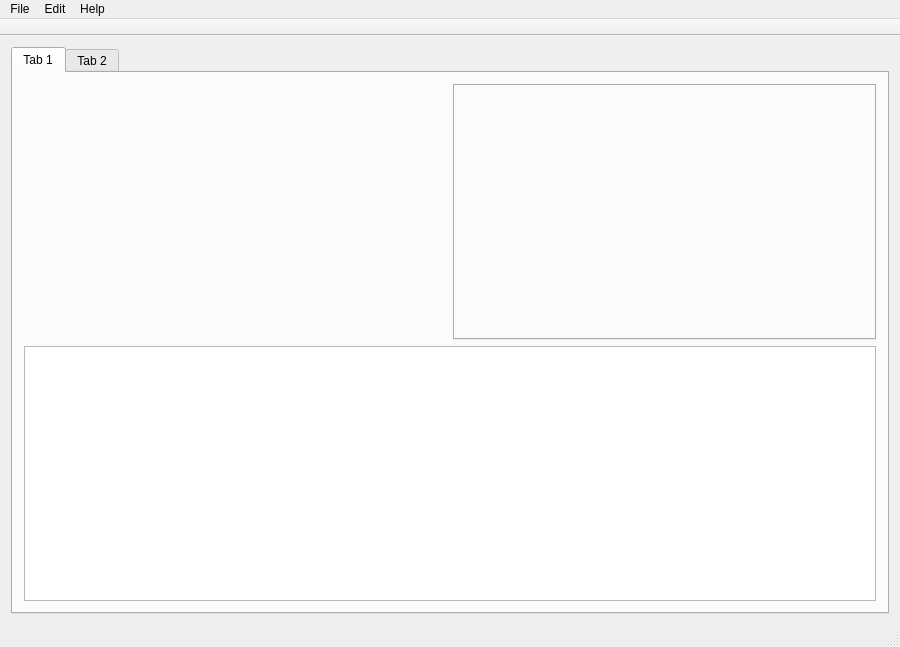
<?xml version="1.0" encoding="UTF-8"?>
<ui version="4.0">
 <class>MainWindow</class>
 <widget class="QMainWindow" name="MainWindow">
  <property name="geometry">
   <rect>
    <x>0</x>
    <y>0</y>
    <width>900</width>
    <height>647</height>
   </rect>
  </property>
  <property name="windowTitle">
   <string>gnss-sdr-monitor</string>
  </property>
  <property name="windowIcon">
   <iconset resource="resources.qrc">
    <normaloff>:/images/icon.svg</normaloff>:/images/icon.svg</iconset>
  </property>
  <widget class="QWidget" name="centralWidget">
   <layout class="QGridLayout" name="gridLayout">
    <item row="0" column="0">
     <widget class="QTabWidget" name="tabWidget_main">
      <property name="currentIndex">
       <number>0</number>
      </property>
      <widget class="QWidget" name="tab">
       <attribute name="title">
        <string>Tab 1</string>
       </attribute>
       <layout class="QGridLayout" name="gridLayout_2">
        <item row="0" column="0">
         <layout class="QGridLayout" name="gridLayout_dashboard" rowstretch="1,1" columnstretch="1,1">
          <item row="0" column="1">
           <widget class="QTabWidget" name="tabWidget">
            <property name="currentIndex">
             <number>-1</number>
            </property>
           </widget>
          </item>
          <item row="1" column="0" colspan="2">
           <widget class="QTableView" name="tableView"/>
          </item>
          <item row="0" column="0">
           <widget class="QWidget" name="telecomWidget" native="true"/>
          </item>
         </layout>
        </item>
       </layout>
      </widget>
      <widget class="QWidget" name="tab_2">
       <attribute name="title">
        <string>Tab 2</string>
       </attribute>
      </widget>
     </widget>
    </item>
   </layout>
  </widget>
  <widget class="QMenuBar" name="menuBar">
   <property name="geometry">
    <rect>
     <x>0</x>
     <y>0</y>
     <width>900</width>
     <height>28</height>
    </rect>
   </property>
   <widget class="QMenu" name="menuFile">
    <property name="title">
     <string>File</string>
    </property>
    <addaction name="actionQuit"/>
   </widget>
   <widget class="QMenu" name="menuEdit">
    <property name="title">
     <string>Edit</string>
    </property>
    <addaction name="actionPreferences"/>
   </widget>
   <widget class="QMenu" name="menuHelp">
    <property name="title">
     <string>Help</string>
    </property>
    <addaction name="actionAbout"/>
    <addaction name="actionAboutQt"/>
   </widget>
   <addaction name="menuFile"/>
   <addaction name="menuEdit"/>
   <addaction name="menuHelp"/>
  </widget>
  <widget class="QToolBar" name="mainToolBar">
   <property name="movable">
    <bool>false</bool>
   </property>
   <property name="floatable">
    <bool>false</bool>
   </property>
   <attribute name="toolBarArea">
    <enum>TopToolBarArea</enum>
   </attribute>
   <attribute name="toolBarBreak">
    <bool>false</bool>
   </attribute>
  </widget>
  <widget class="QStatusBar" name="statusBar"/>
  <action name="actionQuit">
   <property name="text">
    <string>Quit</string>
   </property>
  </action>
  <action name="actionPreferences">
   <property name="text">
    <string>Preferences</string>
   </property>
  </action>
  <action name="actionAbout">
   <property name="text">
    <string>About</string>
   </property>
  </action>
  <action name="actionAboutQt">
   <property name="text">
    <string>About Qt</string>
   </property>
  </action>
  <action name="action12">
   <property name="text">
    <string>12</string>
   </property>
  </action>
 </widget>
 <layoutdefault spacing="6" margin="11"/>
 <resources>
  <include location="resources.qrc"/>
 </resources>
 <connections/>
</ui>
